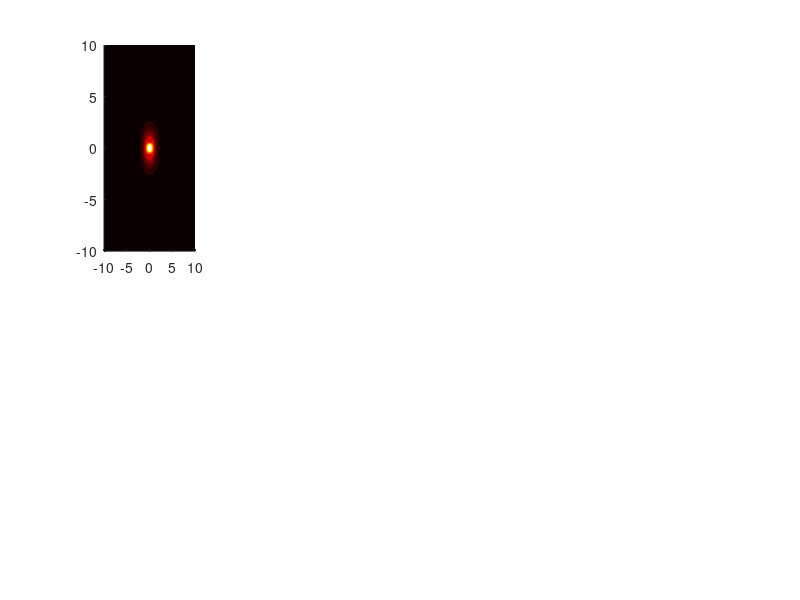

Recreate this plot in MATLAB. (Note: this script raises an error after producing the figure.)
%% TRAIETTORIA DI UN PROTONE VERSO UN DIPOLO (LORENTZ FORCE)
clc; clear;

% 1. Setup Griglia per il Background (Campo B)
[X, Y] = meshgrid(linspace(-10, 10, 50), linspace(-10, 10, 50));
m = [0, 5]; % Momento magnetico del dipolo al centro (0,0)

% Funzione per calcolare il campo B in ogni punto
calcB = @(x, y) deal(...
    3*x.*y.*m(2) ./ (x.^2 + y.^2 + 0.5).^2.5, ...
    (3*y.^2.*m(2) ./ (x.^2 + y.^2 + 0.5).^2.5 - m(2) ./ (x.^2 + y.^2 + 0.5).^1.5));

[Bx_bg, By_bg] = calcB(X, Y);
B_mag = sqrt(Bx_bg.^2 + By_bg.^2);

% 2. Parametri del Protone (H+)
q = 1.6e-19;          % Carica (reale, ma scalata per simulazione)
mass = 1.6e-27;       % Massa (reale, ma scalata)
dt = 0.05;            % Passo temporale
pos = [8, 2];         % Posizione iniziale (arriva da destra)
vel = [-1.5, -0.2];   % Velocità iniziale (verso il dipolo)
traj = pos;           % Storico della traiettoria

% 3. Loop di Simulazione e Plot (10 Subplot)
figure('Color', 'k', 'Position', [50, 50, 1500, 600]);

for i = 1:10
    % Calcolo della traiettoria per 15 step tra ogni frame
    for step = 1:15
        % 1. Leggi il campo B nella posizione attuale della particella
        [bx_p, by_p] = calcB(pos(1), pos(2));
        
        % 2. Forza di Lorentz: F = q * (v x B) 
        % In 2D (piano xy), v x B ha solo componente Z, ma qui simuliamo la deflessione nel piano
        % Usiamo una versione semplificata della forza centripeta magnetica:
        accel = (q/mass) * [vel(2)*0.1, -vel(1)*0.1] * sqrt(bx_p^2 + by_p^2) * 1e-8; % Scaling per viz
        
        % 3. Aggiorna Velocità e Posizione
        vel = vel + accel * dt;
        pos = pos + vel * dt;
        traj = [traj; pos]; % Salva punto per il disegno
    end
    
    % --- DISEGNO SUBPLOT ---
    subplot(2, 5, i);
    hold on;
    
    % Campo B di sfondo
    contourf(X, Y, B_mag, 20, 'LineColor', 'none'); 
    colormap(hot); shading interp;
    
    % Linee di campo statiche
    streamslice(X, Y, Bx_bg, By_bg, 1.5);
    set(gca, 'Children', circshift(get(gca, 'Children'), -1)); % Manda linee in secondo piano
    
    % Traiettoria del Protone
    plot(traj(:,1), traj(:,2), 'c', 'LineWidth', 2); % Scia azzurra
    plot(pos(1), pos(2), 'co', 'MarkerFaceColor', 'c', 'MarkerSize', 5); % Testa del protone
    
    % Dipolo al centro
    plot(0, 0, 'wo', 'MarkerFaceColor', 'w', 'MarkerSize', 6);
    
    % Estetica
    xlim([-10 10]); ylim([-10 10]);
    title(['t = ', num2str(i)], 'Color', 'w');
    set(gca, 'Color', 'k', 'XColor', 'w', 'YColor', 'w', 'XTick', [], 'YTick', []);
    axis equal tight;
end

sgtitle('Deflessione di un Protone nel campo di un Dipolo (Forza di Lorentz)', 'Color', 'w', 'FontSize', 16);
